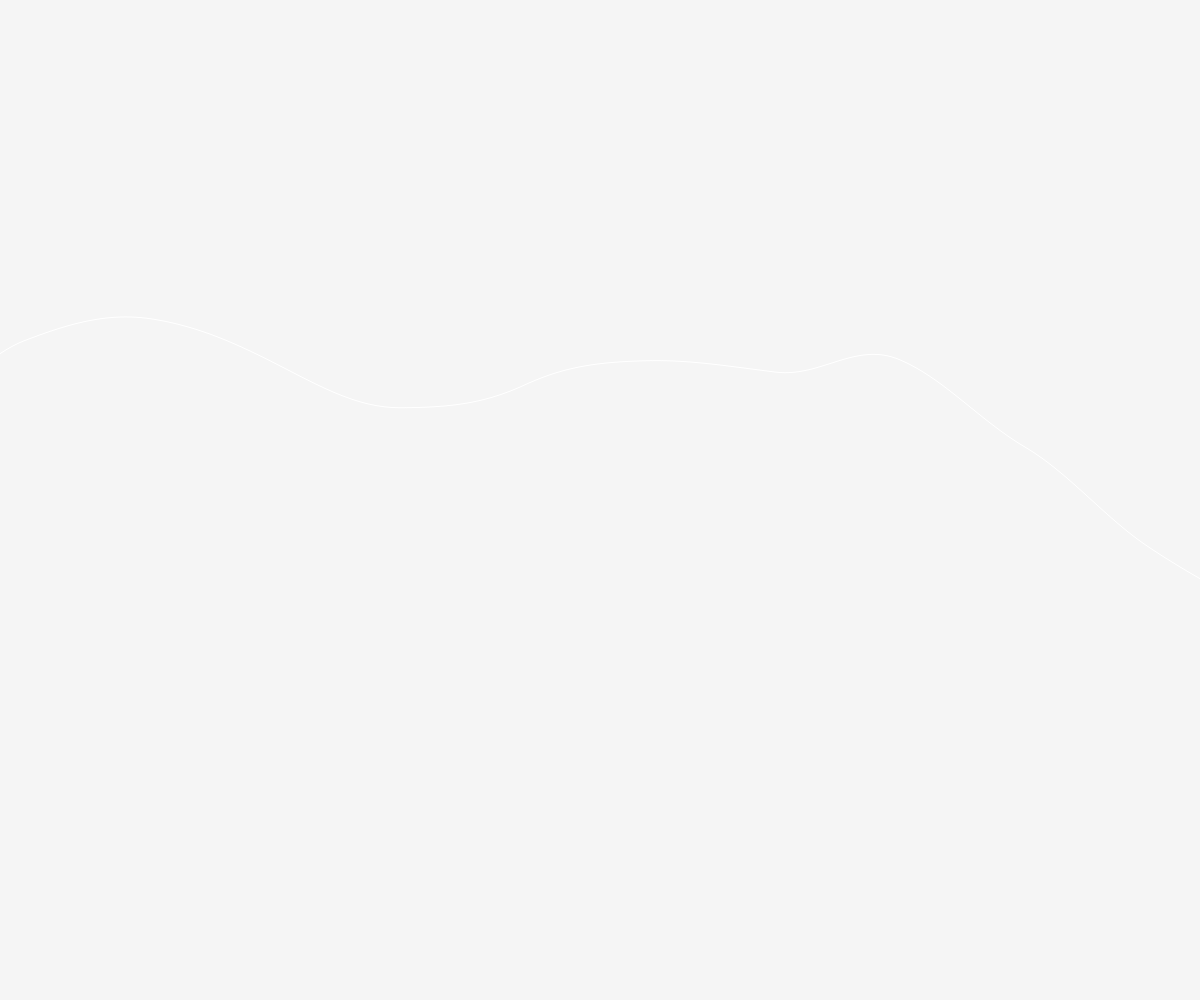
Frame 1 (no input)
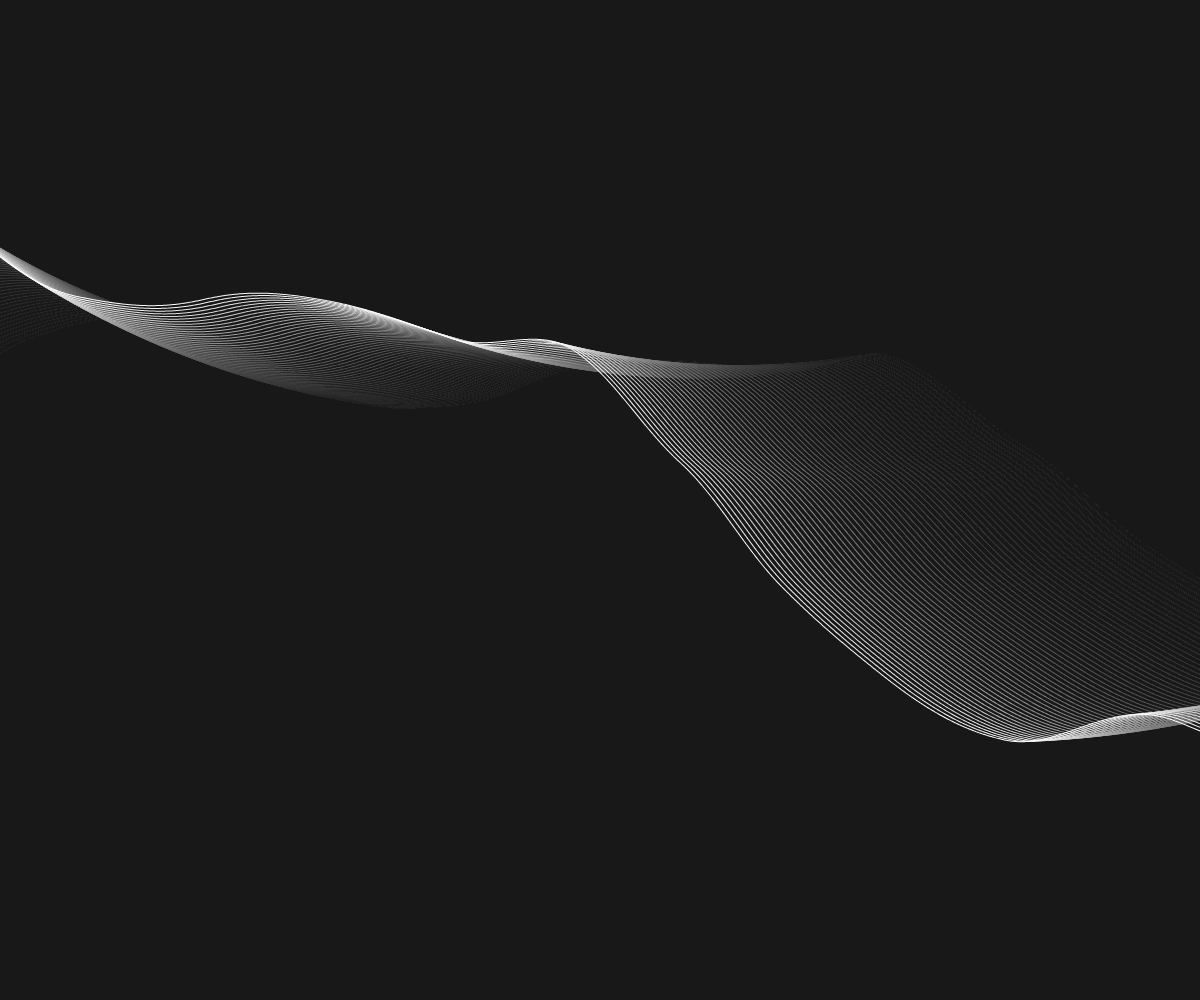
Frame 60 (no input)
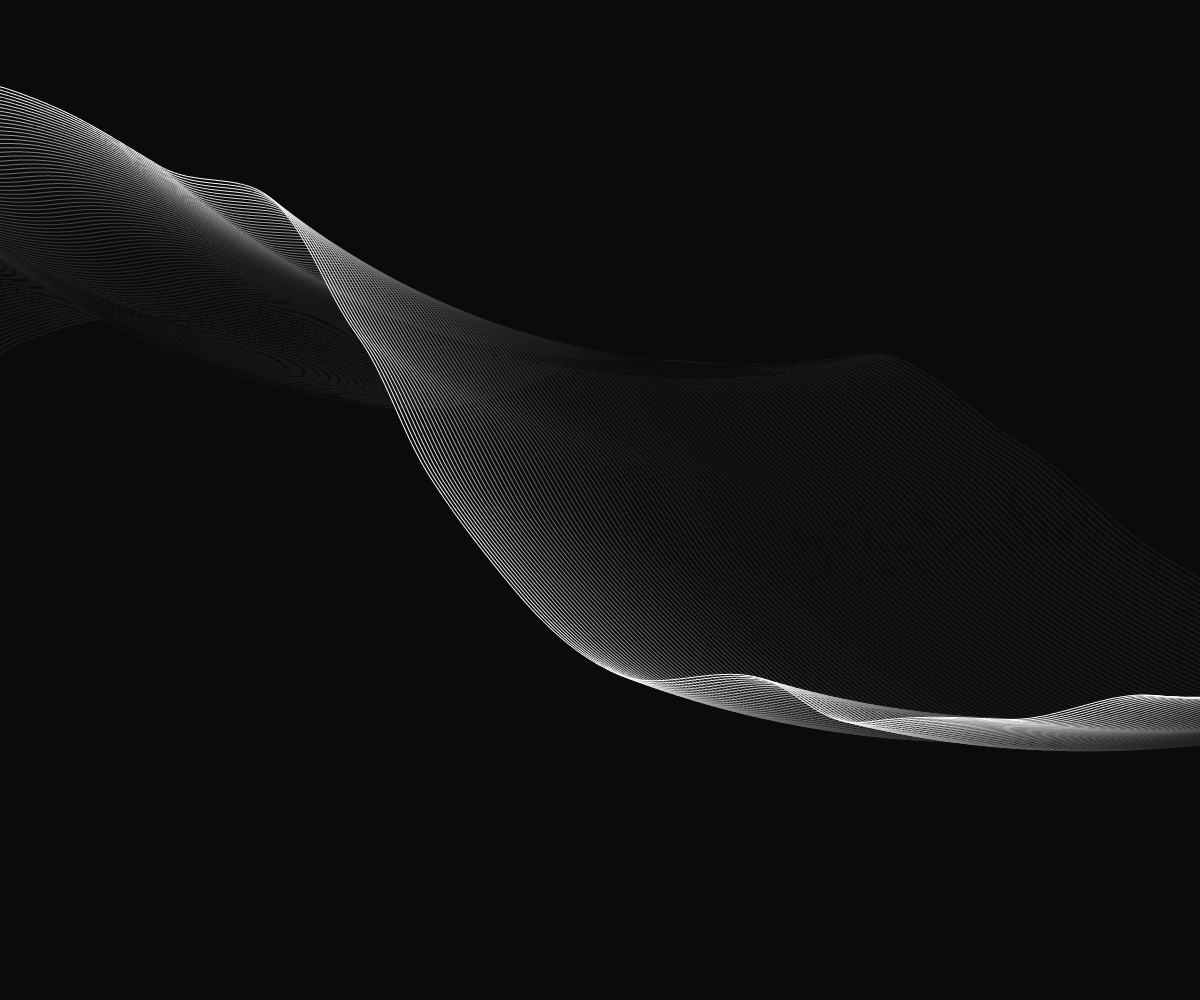
Frame 120 (the mouse pressed at the canvas centre since frame 60)

The p5.js sketch that drew these frames (run headless with seeded random() and noise() and a simulated clock; from frame 60 on, the mouse is pressed at the canvas centre):

// p5.js sketch
// ── sketch.js
// https://editor.p5js.org/p5name/sketches/ZO-2p0H5_
// ims noise rotate

let inc = 0.001;
// let inc = 0.02;
let start = 0;
let rot = 0;
// let rotDelta = 0.0;
let rotDelta = 0.2;
let incAccel = 6;
// let incAccel = 2;
let my = {};

function setup() {
  my.canv = createCanvas(windowWidth, windowHeight);
}

function draw() {
  background(0,10);
  
  translate(width/2, height/2)
  rotate(radians(rot))
  rot =  (rot + rotDelta) ;
  stroke(255);
  noFill();
  beginShape();
  let xoff = start;
  for (let x = -width; x < width; x++) {
    stroke(255);
    // let y = random(height);
    let y = (noise(xoff) - 0.5) * height;
    vertex(x, y);
    
    xoff += inc;
  }
  endShape();
  
  start += inc * incAccel;
}


// Graphing 1D Perlin Noise (1D Noise Graph)
// The Coding Train / Daniel Shiffman
// https://thecodingtrain.com/learning/noise/0.4-graphing-1d.html
// https://youtu.be/y7sgcFhk6ZM

// Adding Y-Axis: https://editor.p5js.org/codingtrain/sketches/nCYG2SCNq
// Noise Graph: https://editor.p5js.org/codingtrain/sketches/EZeHXBhei
// Noisy Sin: https://editor.p5js.org/codingtrain/sketches/M_kuAXwV2

// This example has been updated to use es6 syntax. To learn more about es6 visit: https://thecodingtrain.com/Tutorials/16-javascript-es6
